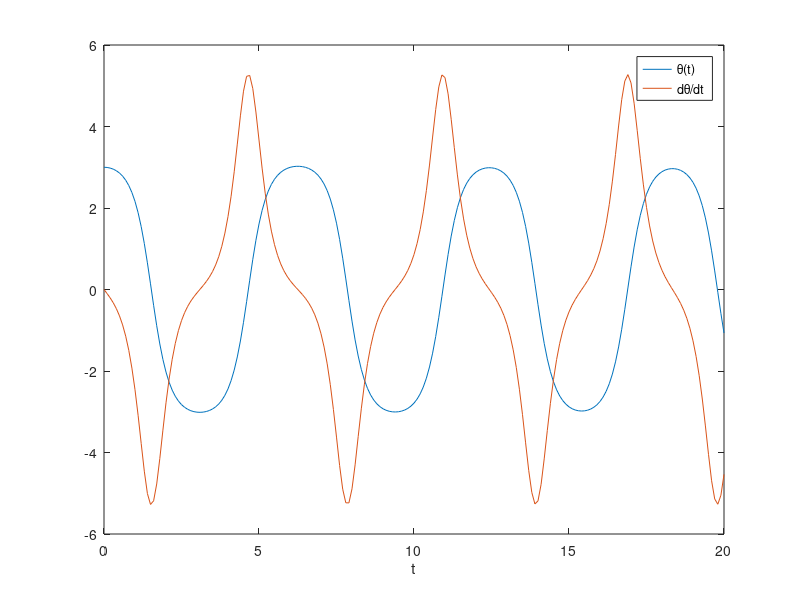
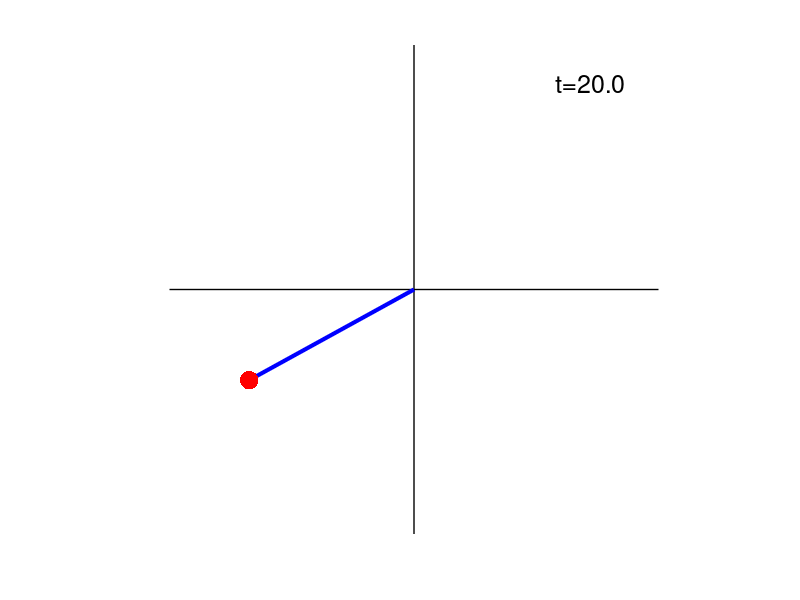

These figures' MATLAB source, in order:
% PENDMOVIE  Use ODE45 to generate a movie of a pendulum.
% By default the movie runs on your screen.
%
% To save a movie requires additional steps:
% (1) Create a directory frames/
% (2) Uncomment lines near bottom to generate frames which are
%     .png files in the directory.
% (3) Use a movie-generating tool like ImageMagick to turn these
%     frames into an animated .gif or .mp4 or etc.  I used command
%       $ convert -delay 10 frames/frame*.png pendmovie.gif

taxis = 0:.1:20;  % the t-axis; adjust for longer movie, slow-mo, etc.

f = @(t,z) [z(2); -7*sin(z(1))];
[tt,zz] = ode45(f,taxis,[3;0]);   % solve the DE ... the rest is plotting

figure(1)
plot(tt,zz)
xlabel t
legend('\theta(t)','d\theta/dt')
%print -dpdf pend-smooth.pdf

figure(2)
for k = 1:length(tt)
    plot([-1.3,1.3],[0,0],'k','linewidth',1.0)
    hold on    
    plot([0,0],[-1.3,1.3],'k','linewidth',1.0)
    axis off,  axis equal
    theta = zz(k,1);
    x = sin(theta);  y = -cos(theta);
    plot([0,x],[0,y],'b','linewidth',3.0)
    plot(x,y,'r.','markersize',40.0)
    timestring = sprintf('t=%.1f',tt(k));
    text(0.75,1.1,timestring,'fontsize',18.0)
    hold off
    drawnow,  pause(0.1)   % movie as you run
    %framename = sprintf('frames/frame%04d.png',k);
    %print('-dpng','-r100',framename);
end

